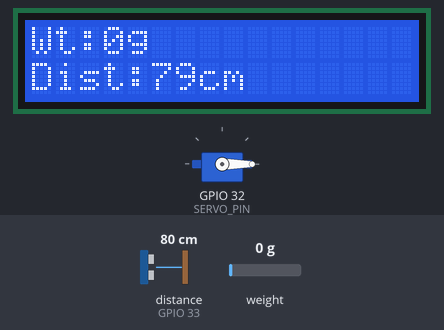
The sketch below on a simulated ESP32. On the bench: servo, 16×2 character LCD. Wiring (inferred from the names in the program): ultrasonic range finder: trigger GPIO 27; echo GPIO 33. The inputs (shaded band) are chosen by the test bench; at power-on: distance to the obstacle (sensor on GPIO 33) 80 cm, weight on the scale 0 g. The echo pulse lasts 58.3 µs per cm; WiFi joins after 1.5 s; servers stay silent unless stated; uploads are accepted with an empty reply.

Above: at 6.8 s.
6.9 s: distance to the obstacle (sensor on GPIO 33) set to 22 cm
At 7.9 s:
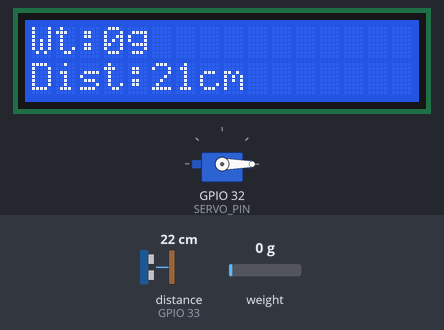
8.5 s: distance to the obstacle (sensor on GPIO 33) set to 19 cm
At 10.1 s:
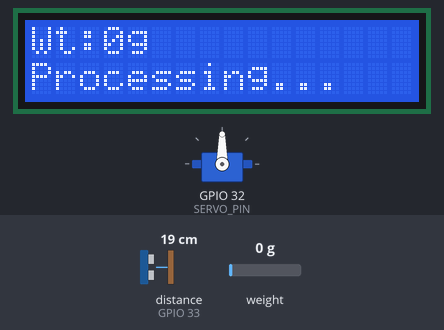
10.4 s: weight on the scale set to 1250 g
At 11.1 s:
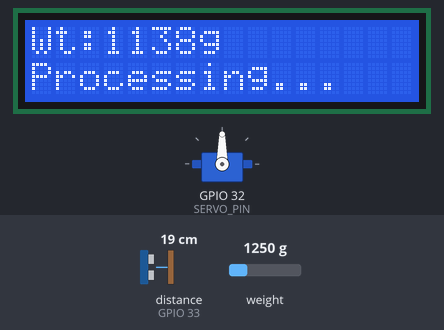
12.3 s: weight on the scale set to 2500 g
At 12.8 s:
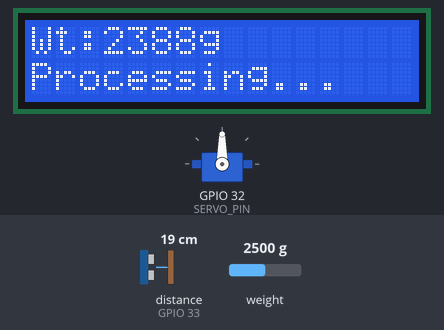
13.9 s: weight on the scale set to 3750 g
At 15.1 s:
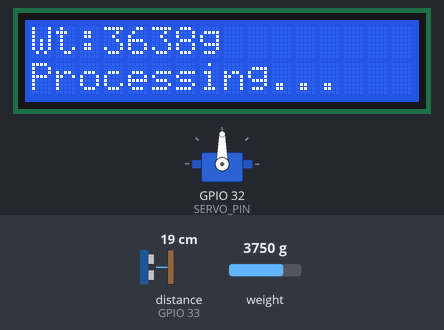
Timing chart, 0 to 16.5 s (numbered marks = the images above; inputs shaded):
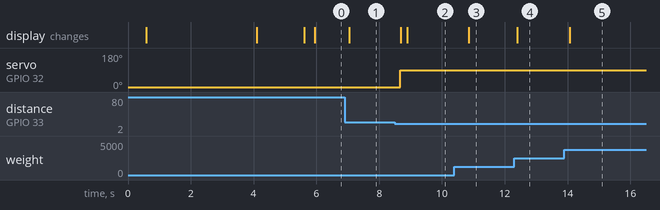

Measured:
- the behaviour switches between 21 and 20 cm on distance to the obstacle (sensor on GPIO 33) (found by bisection; images 1 and 2)
- after the input at 6.9 s, the display: changes after 0.15 s (image 1)
- after the input at 8.5 s, servo on GPIO 32 (SERVO_PIN): 0° → 90° after 0.17 s; the display: first changes after 0.18 s (image 2 shows a later state)
- after the input at 10.4 s, the display: changes after 0.46 s (image 3)
- after the input at 12.3 s, the display: changes after 0.10 s (image 4)
- after the input at 13.9 s, the display: changes after 0.17 s (image 5)

The sketch:

Main_ESP32_Toll.ino
```cpp
#include <Wire.h>
#include <LiquidCrystal_I2C.h>
#include "HX711.h"
#include <WiFi.h>
#include <HTTPClient.h>
#include <ESP32Servo.h>

#define SERVO_PIN 32
#define TRIG_PIN  27
#define ECHO_PIN  33
#define DT_PIN    25
#define SCK_PIN   26

const char* ssid           = "Hello";
const char* password       = "11111111";
const char* carDetectedUrl = "http://10.75.189.48:5000/api/car-detected";
const char* statusUrl      = "http://10.75.189.48:5000/api/latest-scan";

LiquidCrystal_I2C lcd(0x27, 16, 2);
HX711 scale;
Servo myServo;

bool barrierOpen             = true;
unsigned long lastCheckTime  = 0;
unsigned long gateClosedAt   = 0;
unsigned long lastWiFiCheck  = 0;
unsigned long lastWeightTime = 0;

const float WEIGHT_OFFSET = 112.0;
float calibration_factor  = 228000;

float getDistance() {
  digitalWrite(TRIG_PIN, LOW);
  delayMicroseconds(2);
  digitalWrite(TRIG_PIN, HIGH);
  delayMicroseconds(10);
  digitalWrite(TRIG_PIN, LOW);
  long dur = pulseIn(ECHO_PIN, HIGH, 30000);
  return (dur == 0) ? -1 : dur * 0.034 / 2;
}

void keepWiFiAlive() {
  if (WiFi.status() != WL_CONNECTED) {
    if (millis() - lastWiFiCheck > 5000) {
      lastWiFiCheck = millis();
      WiFi.disconnect();
      WiFi.begin(ssid, password);
    }
  }
}

void notifyCarDetected() {
  if (WiFi.status() != WL_CONNECTED) {
    return;
  }
  HTTPClient http;
  http.begin(carDetectedUrl);
  http.setTimeout(5000);
  http.addHeader("Content-Type", "application/json");
  http.POST("{}");
  http.end();
}

String checkServerResult() {
  if (WiFi.status() != WL_CONNECTED) return "NO_WIFI";
  HTTPClient http;
  http.begin(statusUrl);
  http.setTimeout(5000);
  int code = http.GET();
  String result = "PENDING";
  if (code == 200) {
    String body = http.getString();
    if (body.indexOf("\"status\":\"SUCCESS\"") >= 0 ||
        body.indexOf("\"status\": \"SUCCESS\"") >= 0) {
      result = "SUCCESS";
    } else if (body.indexOf("\"status\":\"FAILED\"") >= 0 ||
               body.indexOf("\"status\": \"FAILED\"") >= 0) {
      result = "FAILED";
    }
  } else {
    result = "ERROR";
  }
  http.end();
  return result;
}

void setup() {
  Serial.begin(115200);
  delay(500);

  ESP32PWM::allocateTimer(0);
  ESP32PWM::allocateTimer(1);
  ESP32PWM::allocateTimer(2);
  ESP32PWM::allocateTimer(3);
  myServo.setPeriodHertz(50);
  myServo.attach(SERVO_PIN, 500, 2400);
  myServo.write(0);
  barrierOpen = true;

  pinMode(TRIG_PIN, OUTPUT);
  pinMode(ECHO_PIN, INPUT);

  Wire.begin(21, 22);
  lcd.init();
  lcd.backlight();
  lcd.setCursor(0, 0);
  lcd.print("Connecting WiFi.");

  WiFi.begin(ssid, password);
  int tries = 0;
  while (WiFi.status() != WL_CONNECTED && tries < 20) {
    delay(500); tries++;
  }

  scale.begin(DT_PIN, SCK_PIN);
  scale.set_scale(calibration_factor);
  delay(1000);
  scale.tare();

  lcd.clear();
  lcd.setCursor(0, 0);
  lcd.print(WiFi.status() == WL_CONNECTED ? "WiFi OK!        " : "WiFi Failed!    ");
  delay(1500);
  lcd.clear();
  lcd.setCursor(0, 0);
  lcd.print("System Ready");
}

void loop() {
  keepWiFiAlive();

  if (millis() - lastWeightTime > 500) {
    lastWeightTime = millis();
    float raw_g = scale.get_units(3) * 1000.0;
    float weight_g = raw_g - WEIGHT_OFFSET;
    if (weight_g < 0)    weight_g = 0;
    if (weight_g < 10.0) weight_g = 0;
    lcd.setCursor(0, 0);
    lcd.print("Wt:");
    lcd.print((int)weight_g);
    lcd.print("g        ");
  }

  if (barrierOpen) {
    float dist = getDistance();
    if (dist > 0 && dist < 20.0) {
      myServo.write(90);
      barrierOpen  = false;
      gateClosedAt = millis();
      lastCheckTime= millis();
      lcd.setCursor(0, 1);
      lcd.print("Car Detected!   ");
      notifyCarDetected();
      lcd.setCursor(0, 1);
      lcd.print("Processing...   ");
    } else {
      lcd.setCursor(0, 1);
      if (dist > 0) {
        lcd.print("Dist:");
        lcd.print((int)dist);
        lcd.print("cm      ");
      } else {
        lcd.print("Waiting...      ");
      }
    }
  } else {
    if (millis() - gateClosedAt  > 4000 &&
        millis() - lastCheckTime > 3000) {
      lastCheckTime = millis();
      String result = checkServerResult();
      if (result == "SUCCESS") {
        lcd.setCursor(0, 1);
        lcd.print("Toll Success!   ");
        delay(800);
        myServo.write(0);
        lcd.setCursor(0, 1);
        lcd.print("Car passing...  ");
        unsigned long passStart = millis();
        while (millis() - passStart < 10000) {
          float d = getDistance();
          if (d < 0 || d >= 20.0) break;
          delay(200);
        }
        delay(1500);
        barrierOpen = true;
        scale.tare();
        lcd.setCursor(0, 1);
        lcd.print("System Ready    ");
      } else if (result == "FAILED") {
        lcd.setCursor(0, 1);
        lcd.print("Toll Failed!    ");
        delay(2000);
        lcd.setCursor(0, 1);
        lcd.print("Retrying...     ");
        notifyCarDetected();
        gateClosedAt = millis();
      } else {
        lcd.setCursor(0, 1);
        lcd.print("Processing...   ");
      }
    }
  }
  delay(100);
}
```
